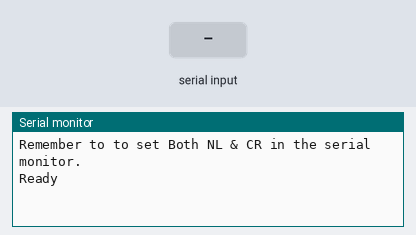
This sketch was run on a simulated Arduino Mega 2560, built with avr-gcc and run on an emulated ATmega2560. Shown: the last lines printed to the serial monitor. The inputs (shaded band) are chosen by the test bench.

Above: at 1.2 s.
1.3 s: "1\n" received over the second serial link
At 1.7 s:
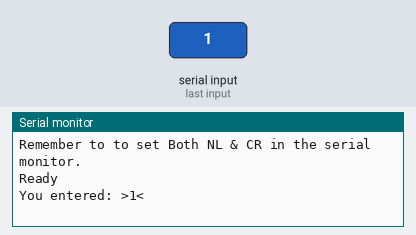
2.8 s: "0\n" received over the second serial link
At 4.0 s:
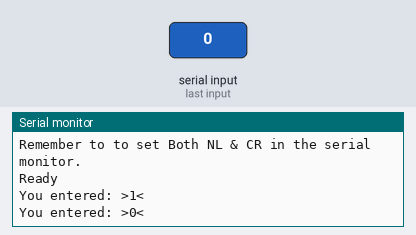
4.3 s: "2\n" received over the second serial link
At 5.2 s:
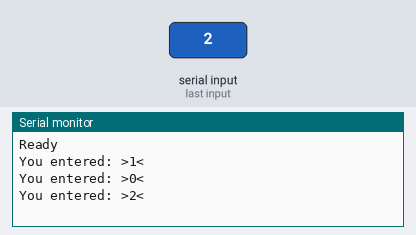

Measured:
- after the input at 1.3 s, the serial monitor: prints a new line at once (image 1)
- after the input at 2.8 s, the serial monitor: prints a new line at once (image 2)
- after the input at 4.3 s, the serial monitor: prints a new line at once (image 3)

The sketch:

mega.ino
```cpp
// Basic serial communication with ESP8266
// Uses serial monitor for communication with ESP8266
//
//  Pins
//  Arduino pin 2 (RX) to ESP8266 TX
//  Arduino pin 3 to voltage divider then to ESP8266 RX
//  Connect GND from the Arduiono to GND on the ESP8266
//  Pull ESP8266 CH_PD HIGH
//
// When a command is entered in to the serial monitor on the computer
// the Arduino will relay it to the ESP8266
//

// #include <SoftwareSerial.h>
// SoftwareSerial ESPserial(10, 11); // RX | TX
// Need to apply external pull-up resistor to use other pins as serial

String a;
char buf[80];

int readline(int readch, char *buffer, int len)
{
    static int pos = 0;
    int rpos;

    if (readch > 0)
    {
        switch (readch)
        {
        case '\r': // Ignore CR
            break;
        case '\n': // Return on new-line
            rpos = pos;
            pos = 0; // Reset position index ready for next time
            return rpos;
        default:
            if (pos < len - 1)
            {
                buffer[pos++] = readch;
                buffer[pos] = 0;
            }
        }
    }
    return 0;
}

void setup()
{
    Serial.begin(115200); // communication with the host computer
    // while (!Serial)   { ; }

    // Start the software serial for communication with the ESP8266
    // ESPserial.begin(115200);
    // pinMode(10, INPUT_PULLUP);

    Serial1.begin(115200);

    Serial.println("");
    Serial.println("Remember to to set Both NL & CR in the serial monitor.");
    Serial.println("Ready");
    Serial.println("");
}

void loop()
{
    // listen for communication from the ESP8266 and then write it to the serial monitor
    // while( ESPserial.available() )   {
    // a = ESPserial.readString();
    // Serial.println(a);  }

    if (readline(Serial1.read(), buf, 80) > 0)
    {
        Serial.print("You entered: >");
        Serial.print(buf);
        Serial.println("<");
        // Serial1.println("TESTING!!");
        // Serial1 doesnot print to serial monitor
        // only serial can print to serial monitor
    }

    // listen for user input and send it to the ESP8266
    //    if ( Serial.available() )       {  ESPserial.write( Serial.read() );  }
}
```
